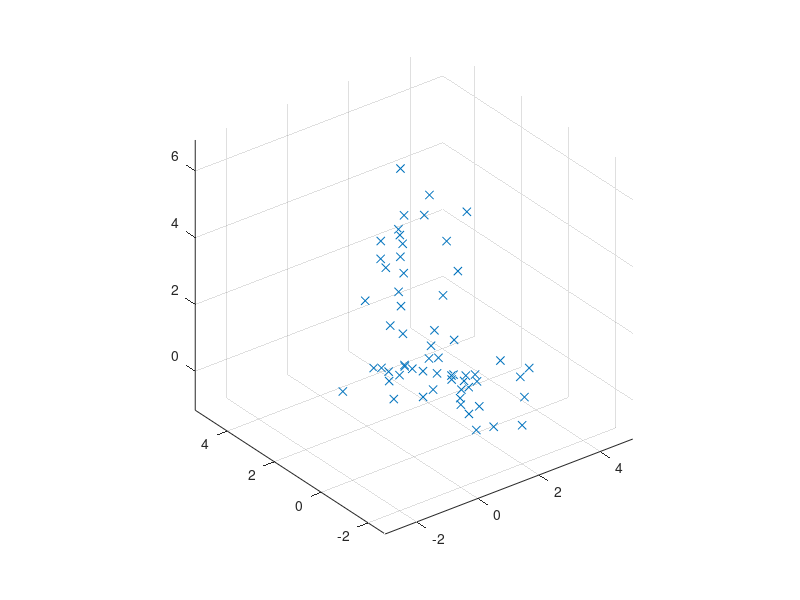

The MATLAB script that drew this image: (Note: this script raises an error after producing the figure.)
load('testMethod2.mat');
class = [[2 0 0];[2 2.5 0];[0 0 5];];

y = [];
for i = 1:60
    % generates a random integer between 1 and 3
    classtype(i) = fix(rand*3)+1;
    
    y = [y; class(classtype(i),:)];
end

%y = awgn(y, 15, 'measured');
y=y+randn(60,3)*0.75;
y=y';
%load('y.mat');
scatter3(y(1,:),y(2,:),y(3,:),'x');
axis('equal')
%%
for numNeig = 5:6
    closest = nClosest(y,numNeig,60);
    Ro = [ 0.001 0.01 0.1 1 10 100 1000];

    [X, P, E] = metodo2(Ro, y, closest, numNeig, class);
    %%
    save(['method2/testMethod2n',num2str(numNeig),'RoPower10.mat']);
    %%
    %for i = length(Ro):-1:1
       % h(i)=figure();
       % scatter3(X{i}(1,:),X{i}(2,:),X{i}(3,:),'ro');
        %hold on
       % scatter3(y(1,:),y(2,:),y(3,:),'x');
      %  hold off;
     %   title(['Ro: ',num2str(Ro(i)),'    Points: ',num2str(P(i)),'    Neighbors: ',num2str(numNeig),'    Erro: ',num2str(E)]);
        %%pause(5/10);
    %end
    %savefig(h,['method2teste2/m2n',num2str(numNeig),'.fig']);
    %close(h);
end
save('testMethod2.mat');